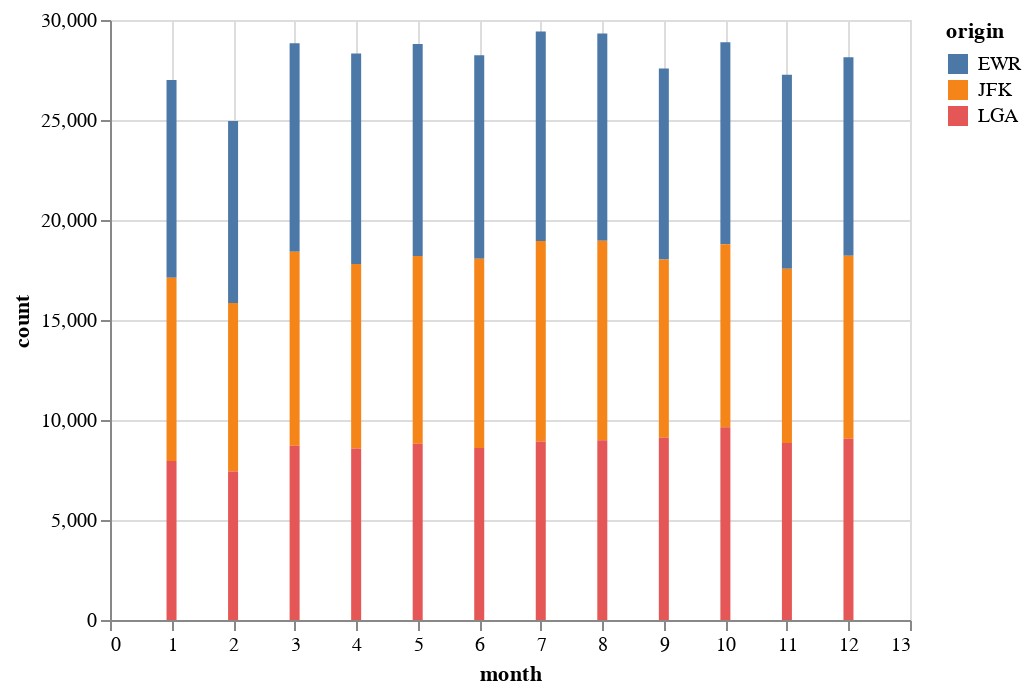

Here is the notebook cell this chart was saved with:
### Markdown cell above
#### Visualise

### Code cell
alt.Chart(nycflights13).mark_bar().encode(
    x='month',
    y='count', 
    color='origin'
)

### Figure 1 — Vega-Lite specification as saved in the notebook (floating-point values rounded to 4 significant figures)
{"$schema": "https://vega.github.io/schema/vega-lite/v2.4.1.json", "config": {"view": {"height": 300, "width": 400}}, "data": {"values": [{"count": 9893, "month": 1, "origin": "EWR"}, {"count": 9161, "month": 1, "origin": "JFK"}, {"count": 7950, "month": 1, "origin": "LGA"}, {"count": 9107, "month": 2, "origin": "EWR"}, {"count": 8421, "month": 2, "origin": "JFK"}, {"count": 7423, "month": 2, "origin": "LGA"}, {"count": 10420, "month": 3, "origin": "EWR"}, {"count": 9697, "month": 3, "origin": "JFK"}, {"count": 8717, "month": 3, "origin": "LGA"}, {"count": 10531, "month": 4, "origin": "EWR"}, {"count": 9218, "month": 4, "origin": "JFK"}, {"count": 8581, "month": 4, "origin": "LGA"}, {"count": 10592, "month": 5, "origin": "EWR"}, {"count": 9397, "month": 5, "origin": "JFK"}, {"count": 8807, "month": 5, "origin": "LGA"}, {"count": 10175, "month": 6, "origin": "EWR"}, {"count": 9472, "month": 6, "origin": "JFK"}, {"count": 8596, "month": 6, "origin": "LGA"}, {"count": 10475, "month": 7, "origin": "EWR"}, {"count": 10023, "month": 7, "origin": "JFK"}, {"count": 8927, "month": 7, "origin": "LGA"}, {"count": 10359, "month": 8, "origin": "EWR"}, {"count": 9983, "month": 8, "origin": "JFK"}, {"count": 8985, "month": 8, "origin": "LGA"}, {"count": 9550, "month": 9, "origin": "EWR"}, {"count": 8908, "month": 9, "origin": "JFK"}, {"count": 9116, "month": 9, "origin": "LGA"}, {"count": 10104, "month": 10, "origin": "EWR"}, {"count": 9143, "month": 10, "origin": "JFK"}, {"count": 9642, "month": 10, "origin": "LGA"}, {"count": 9707, "month": 11, "origin": "EWR"}, {"count": 8710, "month": 11, "origin": "JFK"}, {"count": 8851, "month": 11, "origin": "LGA"}, {"count": 9922, "month": 12, "origin": "EWR"}, {"count": 9146, "month": 12, "origin": "JFK"}, {"count": 9067, "month": 12, "origin": "LGA"}]}, "encoding": {"color": {"field": "origin", "type": "nominal"}, "x": {"field": "month", "type": "quantitative"}, "y": {"field": "count", "type": "quantitative"}}, "mark": "bar"}
